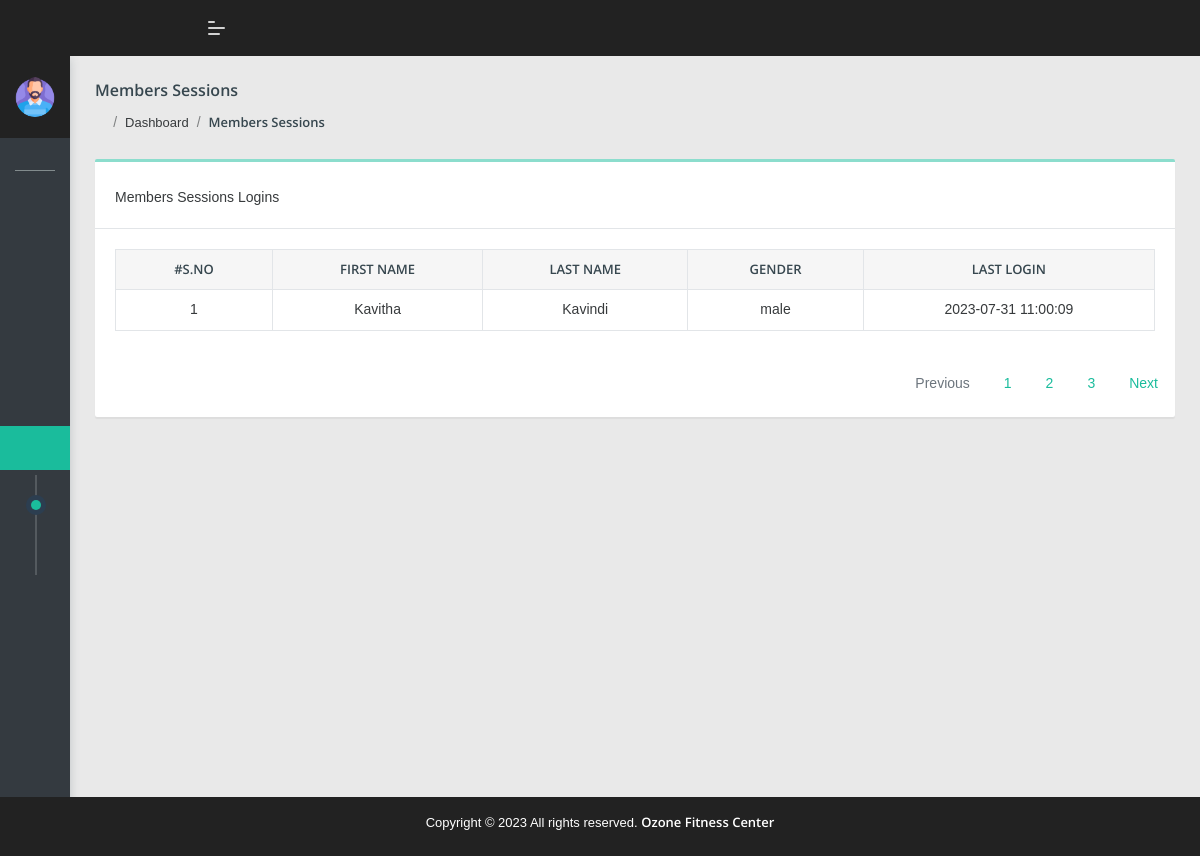
/admin/member_sessions.php (signed in), run on an earlier commit of the app's database.
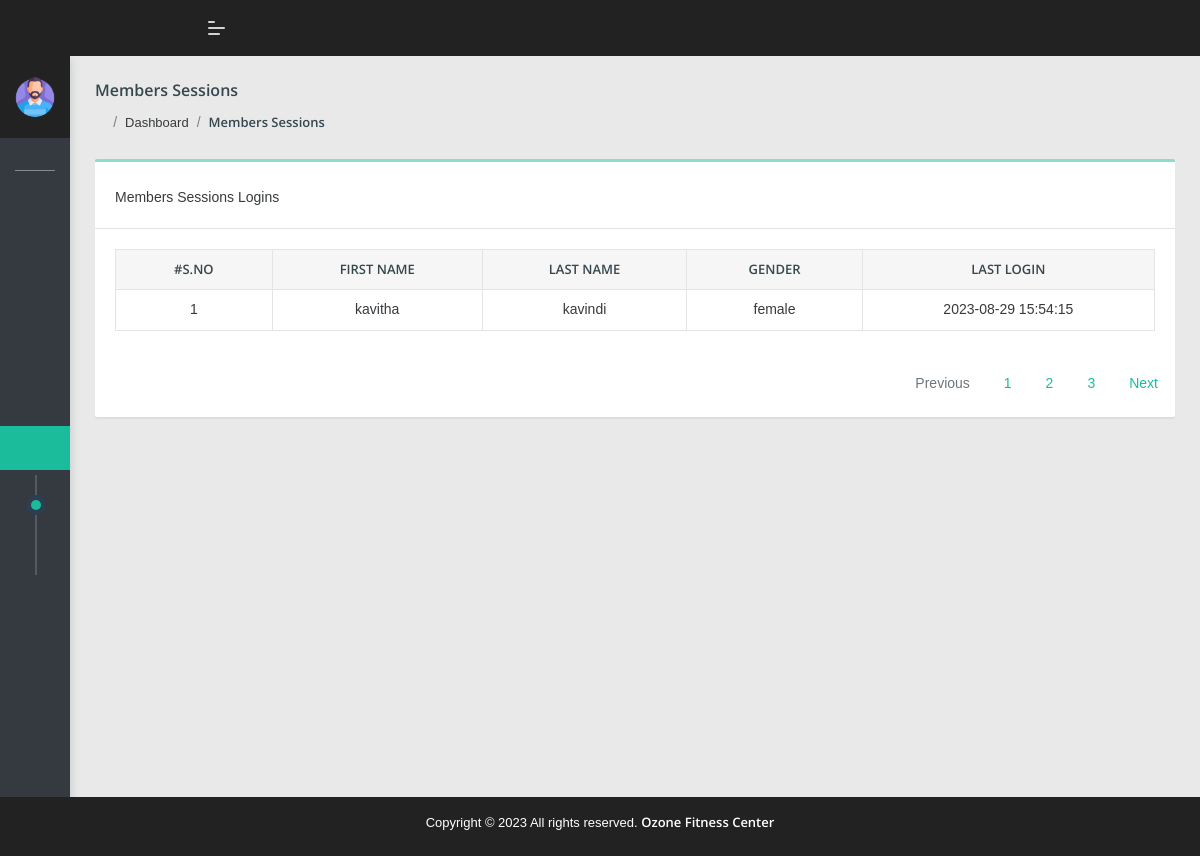
And on a later commit of the database.
### tables this page shows
CREATE TABLE `user` (
  `id` int(13) NOT NULL,
  `first_name` varchar(100) NOT NULL,
  `last_name` varchar(100) NOT NULL,
  `email` varchar(100) NOT NULL,
  `gender` varchar(20) NOT NULL,
  `address` varchar(100) NOT NULL,
  `tpnumber` varchar(20) NOT NULL,
  `body_type` varchar(50) NOT NULL,
  `age` int(11) NOT NULL,
  `height` double NOT NULL,
  `weight` double NOT NULL,
  `password` varchar(40) NOT NULL,
  `last_login` datetime NOT NULL,
  `is_deleted` tinyint(1) NOT NULL
);

### admin/member_sessions.php (the view, shortened to what this page needs)
<?php require_once('../inc/connection.php'); ?>
<?php
    $sn = 1;
	$session_list = '';
	$query = "SELECT * FROM user WHERE is_deleted = '0' ORDER BY id ";
	$get_lists = mysqli_query($connection, $query);
	while ($get_list = mysqli_fetch_assoc($get_lists)) {
		$session_list .= "<tr>";
        $session_list .= "<td>{$sn}</td>";
        $session_list .= "<td>{$get_list['first_name']}</td>";
        $session_list .= "<td>{$get_list['last_name']}</td>";
		$session_list .= "<td>{$get_list['gender']}</td>";
		$session_list .= "<td>{$get_list['last_login']}</td>";
		$session_list .= "</tr>";
        $sn++;
	}
 ?>
<?php include 'header.php'; ?>
<div class="pcoded-main-container">
    <div class="pcoded-content">
        <div class="page-header">
            <div class="page-block">
                <div class="row align-items-center">
                    <div class="col-md-12">
                        <div class="page-header-title">
                            <h5 class="m-b-10">Members Sessions</h5>
                        </div>
                        <ul class="breadcrumb">
                            <li class="breadcrumb-item"><a href="index.html"><i class="feather icon-home"></i></a></li>
                            <li class="breadcrumb-item"><a href="#!">Dashboard</a></li>
                            <li class="breadcrumb-item"><a href="#!">Members Sessions</a></li>
                        </ul>
                    </div>
                </div>
            </div>
        </div>
        <div class="row">
            <div class="col-xl-12">
                <div class="card">
                    <div class="card-header">
                        <span class="d-block m-t-5">Members Sessions Logins</span>
                    </div>
                    <div class="card-body table-border-style">
                        <div class="table-responsive">
                            <table class="table table-bordered table-sm text-center">
                                <thead>
                                    <tr>
                                        <th>#S.NO</th>
                                        <th>First Name</th>
                                        <th>Last Name</th>
                                        <th>Gender</th>
                                        <th>Last Login</th>
                                    </tr>
                                </thead>
                                <?php echo $session_list; ?>
                            </table>
                        </div>
                    </div>
                    <nav aria-label="Page navigation example">
							    <ul class="pagination justify-content-end">
								    <li class="page-item disabled">
									    <a class="page-link" href="#!" tabindex="-1">Previous</a>
								    </li>
								    <li class="page-item"><a class="page-link" href="#!">1</a></li>
								    <li class="page-item"><a class="page-link" href="#!">2</a></li>
								    <li class="page-item"><a class="page-link" href="#!">3</a></li>
								    <li class="page-item">
									<a class="page-link" href="#!">Next</a>
								    </li>
							    </ul>
					</nav>
                </div>
            </div>
    </div>
</div>
<?php include 'footer.php'; ?>

What changed in the data, as far as the page shows it:
removed user: first_name "Kavitha", last_name "Kavindi", gender "male", last_login "2023-07-31 11:00:09"
added user: first_name "kavitha", last_name "kavindi", gender "female", last_login "2023-08-29 15:54:15"
